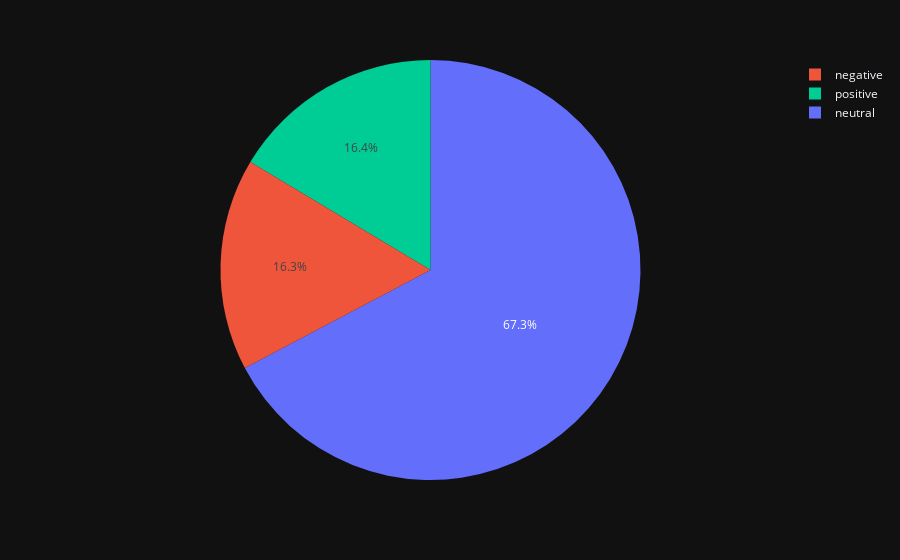
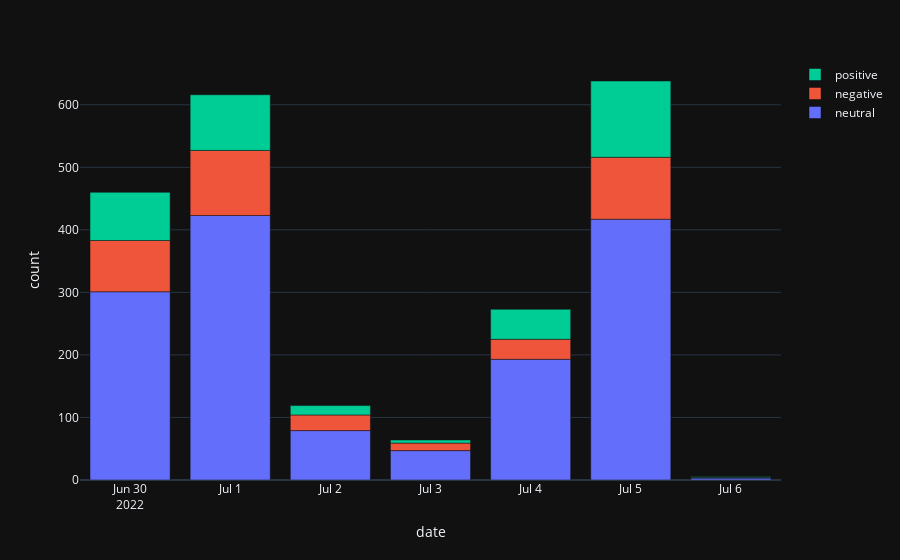

Notebook code cell kept with these figures, in order:
### Code cell
#Pie and Barchart of news 
sp.sent_pie(source = "News", model = "FinBERT", part = "title",  ticker = "ALL").show()
sp.sent_bar(source = "News", model = "FinBERT", part = "title",  ticker = "ALL").show()

### Figure 1 — Plotly figure (JSON) as saved in the notebook; plotly's stock layout.template omitted (floating-point values rounded to 4 significant figures)
{"data": [{"customdata": [["negative"], ["neutral"], ["positive"], ["negative"], ["neutral"], ["positive"], ["negative"], ["neutral"], ["positive"], ["negative"], ["neutral"], ["positive"], ["negative"], ["neutral"], ["positive"], ["negative"], ["neutral"], ["positive"], ["negative"], ["neutral"], ["positive"]], "domain": {"x": [0, 1], "y": [0, 1]}, "hovertemplate": "title_FinBERT=%{customdata[0]}<br>count=%{value}<extra></extra>", "labels": ["negative", "neutral", "positive", "negative", "neutral", "positive", "negative", "neutral", "positive", "negative", "neutral", "positive", "negative", "neutral", "positive", "negative", "neutral", "positive", "negative", "neutral", "positive"], "legendgroup": "", "marker": {"colors": ["#EF553B", "#636EFA", "#00CC96", "#EF553B", "#636EFA", "#00CC96", "#EF553B", "#636EFA", "#00CC96", "#EF553B", "#636EFA", "#00CC96", "#EF553B", "#636EFA", "#00CC96", "#EF553B", "#636EFA", "#00CC96", "#EF553B", "#636EFA", "#00CC96"]}, "name": "", "showlegend": true, "type": "pie", "values": [82, 301, 77, 104, 423, 89, 25, 79, 15, 12, 47, 5, 32, 193, 48, 99, 417, 122, 1, 3, 1]}], "layout": {"legend": {"tracegroupgap": 0, "traceorder": "reversed"}, "margin": {"t": 60}, "title": {"font": {"family": "Courier New, monospace", "size": 25}, "x": 0.5, "xanchor": "center", "y": 0.95, "yanchor": "top"}}}

### Figure 2 — Plotly figure (JSON) as saved in the notebook; plotly's stock layout.template omitted (floating-point values rounded to 4 significant figures)
{"data": [{"alignmentgroup": "True", "hovertemplate": "title_FinBERT=neutral<br>date=%{x}<br>count=%{y}<extra></extra>", "legendgroup": "neutral", "marker": {"color": "#636EFA", "pattern": {"shape": ""}}, "name": "neutral", "offsetgroup": "neutral", "orientation": "v", "showlegend": true, "textposition": "auto", "type": "bar", "x": ["2022-06-30T00:00:00", "2022-07-01T00:00:00", "2022-07-02T00:00:00", "2022-07-03T00:00:00", "2022-07-04T00:00:00", "2022-07-05T00:00:00", "2022-07-06T00:00:00"], "xaxis": "x", "y": [301, 423, 79, 47, 193, 417, 3], "yaxis": "y"}, {"alignmentgroup": "True", "hovertemplate": "title_FinBERT=negative<br>date=%{x}<br>count=%{y}<extra></extra>", "legendgroup": "negative", "marker": {"color": "#EF553B", "pattern": {"shape": ""}}, "name": "negative", "offsetgroup": "negative", "orientation": "v", "showlegend": true, "textposition": "auto", "type": "bar", "x": ["2022-06-30T00:00:00", "2022-07-01T00:00:00", "2022-07-02T00:00:00", "2022-07-03T00:00:00", "2022-07-04T00:00:00", "2022-07-05T00:00:00", "2022-07-06T00:00:00"], "xaxis": "x", "y": [82, 104, 25, 12, 32, 99, 1], "yaxis": "y"}, {"alignmentgroup": "True", "hovertemplate": "title_FinBERT=positive<br>date=%{x}<br>count=%{y}<extra></extra>", "legendgroup": "positive", "marker": {"color": "#00CC96", "pattern": {"shape": ""}}, "name": "positive", "offsetgroup": "positive", "orientation": "v", "showlegend": true, "textposition": "auto", "type": "bar", "x": ["2022-06-30T00:00:00", "2022-07-01T00:00:00", "2022-07-02T00:00:00", "2022-07-03T00:00:00", "2022-07-04T00:00:00", "2022-07-05T00:00:00", "2022-07-06T00:00:00"], "xaxis": "x", "y": [77, 89, 15, 5, 48, 122, 1], "yaxis": "y"}], "layout": {"barmode": "relative", "legend": {"title": {"text": ""}, "tracegroupgap": 0, "traceorder": "reversed"}, "margin": {"t": 60}, "title": {"font": {"family": "Courier New, monospace", "size": 25}, "x": 0.5, "xanchor": "center", "y": 0.95, "yanchor": "top"}, "xaxis": {"anchor": "y", "domain": [0, 1], "dtick": "D1", "title": {"text": "date"}}, "yaxis": {"anchor": "x", "domain": [0, 1], "title": {"text": "count"}}}}
